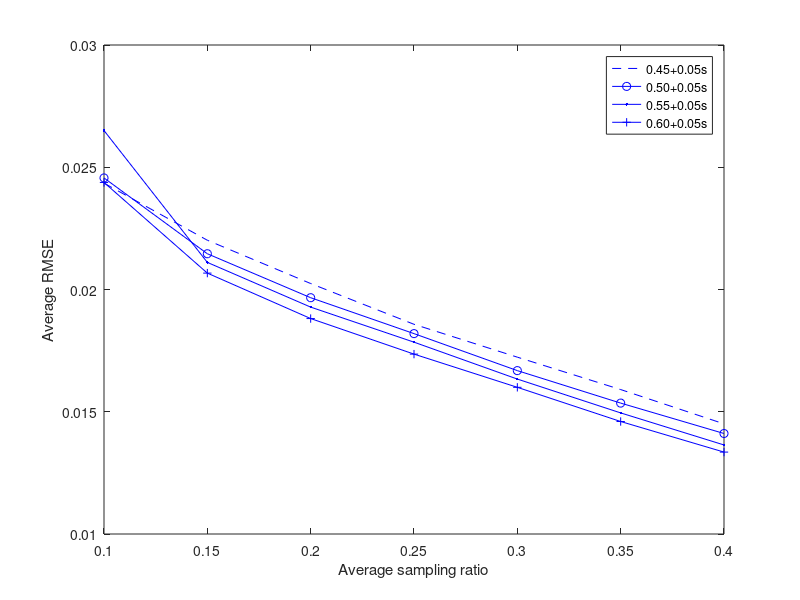

The MATLAB script that drew this image:

figure(1)
load h457.mat;
load h507.mat;
load h557.mat;
load h607.mat;
x=0.10:0.05:0.40;
plot(x,h457,'b--');hold on;
plot(x,h507,'bo-');hold on;
plot(x,h607,'b.-');hold on;
plot(x,h60745,'b+-');hold on;


axis([0.10 0.40 0.01 0.03]);
xlabel('Average sampling ratio');
ylabel('Average RMSE');
legend('0.45+0.05s','0.50+0.05s','0.55+0.05s','0.60+0.05s')
